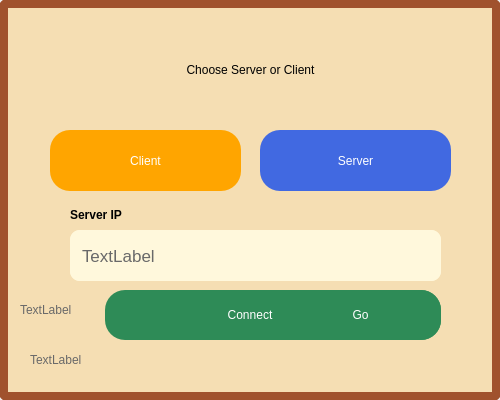
<?xml version="1.0" encoding="UTF-8"?>
<ui version="4.0">
 <class>role</class>
 <widget class="QMainWindow" name="role">
  <property name="geometry">
   <rect>
    <x>0</x>
    <y>0</y>
    <width>500</width>
    <height>400</height>
   </rect>
  </property>
  <property name="minimumSize">
   <size>
    <width>500</width>
    <height>400</height>
   </size>
  </property>
  <property name="maximumSize">
   <size>
    <width>500</width>
    <height>400</height>
   </size>
  </property>
  <property name="windowTitle">
   <string>MainWindow</string>
  </property>
  <widget class="QWidget" name="centralwidget">
   <widget class="QLabel" name="label">
    <property name="geometry">
     <rect>
      <x>0</x>
      <y>0</y>
      <width>500</width>
      <height>400</height>
     </rect>
    </property>
    <property name="minimumSize">
     <size>
      <width>500</width>
      <height>400</height>
     </size>
    </property>
    <property name="maximumSize">
     <size>
      <width>500</width>
      <height>400</height>
     </size>
    </property>
    <property name="styleSheet">
     <string notr="true">background-color:#F5DEB3;
border:8px solid;
border-radius:5px;
border-color:#A0522D;</string>
    </property>
    <property name="text">
     <string/>
    </property>
   </widget>
   <widget class="QLabel" name="label_2">
    <property name="geometry">
     <rect>
      <x>70</x>
      <y>30</y>
      <width>361</width>
      <height>81</height>
     </rect>
    </property>
    <property name="styleSheet">
     <string notr="true">font: 700 14pt &quot;Sitka Subheading&quot;;
border-image: url(:/label.png);
padding-bottom:2px;
color:#000;
</string>
    </property>
    <property name="text">
     <string>Choose Server or Client</string>
    </property>
    <property name="alignment">
     <set>Qt::AlignCenter</set>
    </property>
   </widget>
   <widget class="QPushButton" name="server_btn">
    <property name="geometry">
     <rect>
      <x>260</x>
      <y>130</y>
      <width>191</width>
      <height>61</height>
     </rect>
    </property>
    <property name="cursor">
     <cursorShape>PointingHandCursor</cursorShape>
    </property>
    <property name="styleSheet">
     <string notr="true">QPushButton{
border-radius:20px;
color:#fff;
font: 12pt &quot;MS Reference Sans Serif&quot;;
background-color:#4169E1;
}
QPushButton:hover{
font: 14pt &quot;MS Reference Sans Serif&quot;;
}

</string>
    </property>
    <property name="text">
     <string>Server</string>
    </property>
   </widget>
   <widget class="QPushButton" name="client_btn">
    <property name="geometry">
     <rect>
      <x>50</x>
      <y>130</y>
      <width>191</width>
      <height>61</height>
     </rect>
    </property>
    <property name="cursor">
     <cursorShape>PointingHandCursor</cursorShape>
    </property>
    <property name="styleSheet">
     <string notr="true">QPushButton{
border-radius:20px;
color:#fff;
font: 12pt &quot;MS Reference Sans Serif&quot;;
background-color:#FFA500;
}
QPushButton:hover{
font: 14pt &quot;MS Reference Sans Serif&quot;;
}

</string>
    </property>
    <property name="text">
     <string>Client</string>
    </property>
   </widget>
   <widget class="QLabel" name="label_server">
    <property name="geometry">
     <rect>
      <x>70</x>
      <y>200</y>
      <width>91</width>
      <height>30</height>
     </rect>
    </property>
    <property name="styleSheet">
     <string notr="true">color:#000;
font: 11pt &quot;MS Serif&quot;;
font-weight:800;</string>
    </property>
    <property name="text">
     <string>Server IP</string>
    </property>
   </widget>
   <widget class="QLineEdit" name="getip_edt">
    <property name="geometry">
     <rect>
      <x>70</x>
      <y>230</y>
      <width>371</width>
      <height>51</height>
     </rect>
    </property>
    <property name="styleSheet">
     <string notr="true">border-radius:5px;
padding-left:8px;
border-radius:10px;
color:#00000;
background-color:#FFF8DC;
font-size:17px;</string>
    </property>
    <property name="placeholderText">
     <string>Enter server IP</string>
    </property>
   </widget>
   <widget class="QLabel" name="setip_lbl">
    <property name="geometry">
     <rect>
      <x>70</x>
      <y>230</y>
      <width>371</width>
      <height>51</height>
     </rect>
    </property>
    <property name="styleSheet">
     <string notr="true">border-radius:5px;
padding-left:8px;
border-radius:10px;
color:#696969;
background-color:#FFF8DC;
font-size:17px;</string>
    </property>
    <property name="text">
     <string>TextLabel</string>
    </property>
   </widget>
   <widget class="QPushButton" name="connect_btn">
    <property name="geometry">
     <rect>
      <x>105</x>
      <y>290</y>
      <width>290</width>
      <height>50</height>
     </rect>
    </property>
    <property name="cursor">
     <cursorShape>PointingHandCursor</cursorShape>
    </property>
    <property name="styleSheet">
     <string notr="true">QPushButton{
border-radius:20px;
color:#fff;
font: 12pt &quot;MS Reference Sans Serif&quot;;
background-color:#2E8B57;
}
QPushButton:hover{
background-color:#3CB371;
}

</string>
    </property>
    <property name="text">
     <string>Connect</string>
    </property>
   </widget>
   <widget class="QLabel" name="label_temp">
    <property name="geometry">
     <rect>
      <x>30</x>
      <y>350</y>
      <width>140</width>
      <height>20</height>
     </rect>
    </property>
    <property name="styleSheet">
     <string notr="true">font: 700 14pt &quot;Segoe UI&quot;;
color:#696969;</string>
    </property>
    <property name="text">
     <string>TextLabel</string>
    </property>
   </widget>
   <widget class="QPushButton" name="wati">
    <property name="geometry">
     <rect>
      <x>280</x>
      <y>290</y>
      <width>161</width>
      <height>50</height>
     </rect>
    </property>
    <property name="cursor">
     <cursorShape>PointingHandCursor</cursorShape>
    </property>
    <property name="styleSheet">
     <string notr="true">QPushButton{
border-radius:20px;
color:#fff;
font: 12pt &quot;MS Reference Sans Serif&quot;;
background-color:#2E8B57;
}
QPushButton:hover{
background-color:#3CB371;
}

</string>
    </property>
    <property name="text">
     <string>Wati</string>
    </property>
   </widget>
   <widget class="QLabel" name="label_temp_2">
    <property name="geometry">
     <rect>
      <x>20</x>
      <y>300</y>
      <width>140</width>
      <height>20</height>
     </rect>
    </property>
    <property name="styleSheet">
     <string notr="true">font: 700 14pt &quot;Segoe UI&quot;;
color:#696969;</string>
    </property>
    <property name="text">
     <string>TextLabel</string>
    </property>
   </widget>
   <widget class="QPushButton" name="go_btn_2">
    <property name="geometry">
     <rect>
      <x>280</x>
      <y>290</y>
      <width>161</width>
      <height>50</height>
     </rect>
    </property>
    <property name="cursor">
     <cursorShape>PointingHandCursor</cursorShape>
    </property>
    <property name="styleSheet">
     <string notr="true">QPushButton{
border-radius:20px;
color:#fff;
font: 12pt &quot;MS Reference Sans Serif&quot;;
background-color:#2E8B57;
}
QPushButton:hover{
background-color:#3CB371;
}

</string>
    </property>
    <property name="text">
     <string>Go</string>
    </property>
   </widget>
  </widget>
 </widget>
 <resources/>
 <connections/>
</ui>
